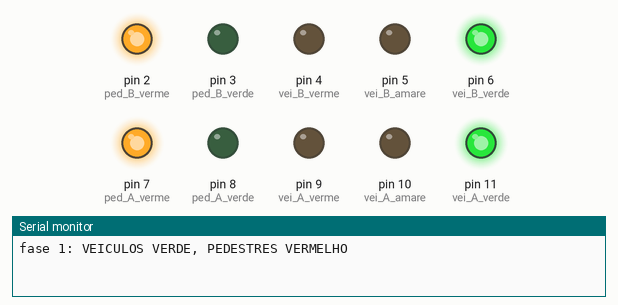
Simulated run of this sketch. Board: Arduino Uno, built with avr-gcc and run on an emulated ATmega328P. Parts: output pins drawn as LEDs (lit = HIGH), the last lines printed to the serial monitor.

Above: at 3.5 s.
At 14.3 s:
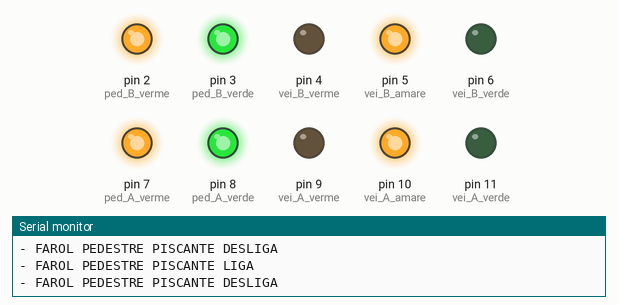
At 19.5 s:
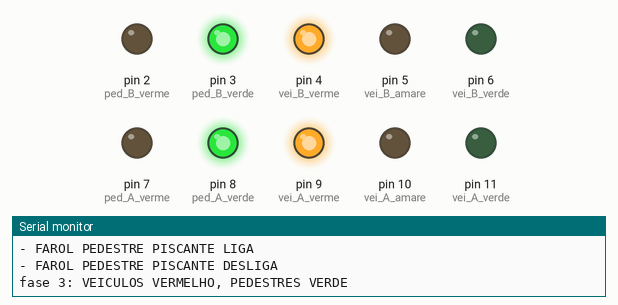
At 23.17 s:
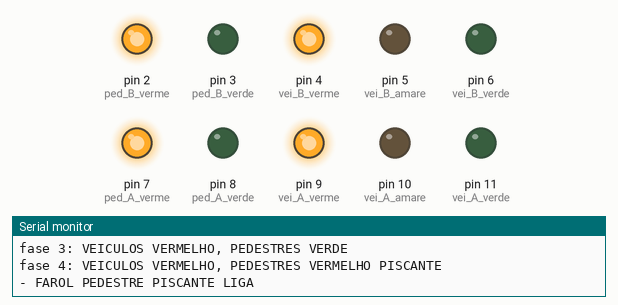
At 25.87 s:
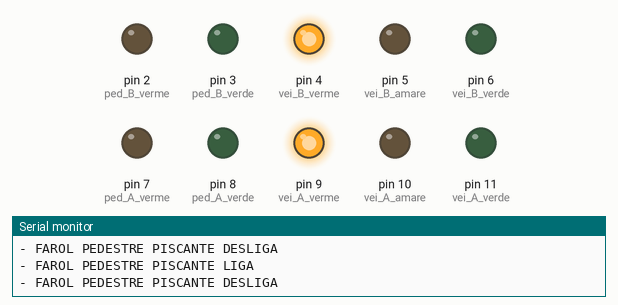
At 33.18 s:
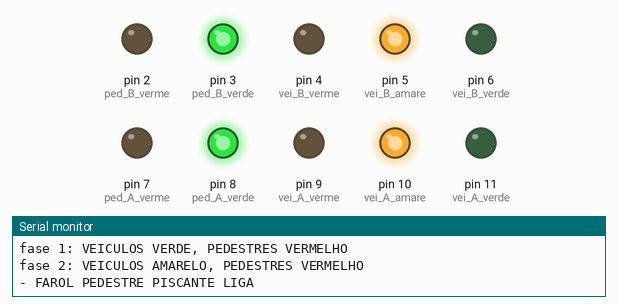
Timing chart, 0 to 33.8 s (numbered marks = the images above):
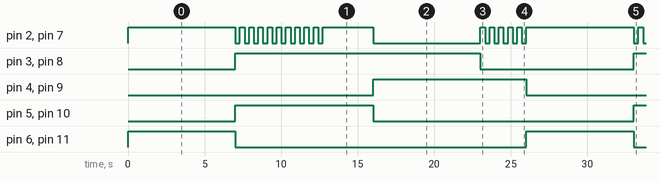

The sketch:

nac01.ino
```cpp
/*
 *  Alexandre RM86499
 *  Victoria Calixto RM82359
 *  Karoline Santato RM83830
 *  Ana Karolina RM83872
 *  Sara Rodrigues RM83967
 */

/*

Professor, durante a construção do sequenciamento do semaforo,
identificamos que o requisito de "Ao acender a luz amarela para
os carros, a do pedestre deve piscar vermelho", não parecia fluir,
pois quando o semaforo dos veiculos entra no amarelo anteriormente estava
no verde e o de pedestre no vermelho aguardando o Verde.
Quando o semaforo de veiculos entra no amarelo, o natural é que ele continue no
vermelho.
O Vermelho piscante para os pedestres entraria quando estivesse saindo do verde
avisando que logo fechará e o verde de veiculos acenderá.

Mantivemos o requisito, mas incluimos o loop também.

Obrigado Professor.
*/


//DECLARAÇÃO DE VARIAVEIS

int tf1 = 7000; //VEICULOS VERDE, PEDESTRES VERMELHO
int tf2 = 3000; //VEICULOS AMARELO, PEDESTRES VERMELHO
int tf3 = 4000; //VEICULOS VERMELHO, PEDESTRES VERDE
int tf4 = 3000; //VEICULOS VERMELHO, PEDESTRES VERMELHO PISCANTE (considerar o dl * 5)
int dl = 300; // Delay do VERMELHO PISCANTE PARA OS PEDESTRES

// Portas Semaforo de veículos A
int vei_A_verde = 11;
int vei_A_amare = 10;
int vei_A_verme = 9;

// Portas Semaforo de Pedestres A
int ped_A_verde = 8;
int ped_A_verme = 7;

// Portas Semaforo de veículos B
int vei_B_verde = 6;
int vei_B_amare = 5;
int vei_B_verme = 4;

// Portas Semaforo de Pedestres B
int ped_B_verde = 3;
int ped_B_verme = 2;


void setup()
{

  // Inicia a porta serial
  Serial.begin(9600);


  // Semaforo de veículos A
  pinMode(vei_A_verde, OUTPUT);
  pinMode(vei_A_amare, OUTPUT);
  pinMode(vei_A_verme, OUTPUT);

  // Semaforo de Pedestres A
  pinMode(ped_A_verde, OUTPUT);
  pinMode(ped_A_verme, OUTPUT);

  // Semaforo de veículos B
  pinMode(vei_B_verde, OUTPUT);
  pinMode(vei_B_amare, OUTPUT);
  pinMode(vei_B_verme, OUTPUT);

  // Semaforo de Pedestres B
  pinMode(ped_B_verde, OUTPUT);
  pinMode(ped_B_verme, OUTPUT);

  // Desliga os leds do semaforo de Veiculos A
  digitalWrite(vei_A_verde, LOW);
  digitalWrite(vei_A_amare, LOW);
  digitalWrite(vei_A_verme, LOW);

  // Desliga os leds do semaforo de Pedestres A
  digitalWrite(ped_A_verde, LOW);
  digitalWrite(ped_A_verme, LOW);

  // Desliga os leds do semaforo de Veiculos B
  digitalWrite(vei_B_verde, LOW);
  digitalWrite(vei_B_amare, LOW);
  digitalWrite(vei_B_verme, LOW);

  // Desliga os leds do semaforo de Pedestres B
  digitalWrite(ped_B_verde, LOW);
  digitalWrite(ped_B_verme, LOW);

}


void loop()
{

  //Fase 1:
  Serial.println("fase 1: VEICULOS VERDE, PEDESTRES VERMELHO");

  //Semaforos Veiculos
  digitalWrite(vei_A_verde, HIGH);
  digitalWrite(vei_A_amare, LOW);
  digitalWrite(vei_A_verme, LOW);

  digitalWrite(vei_B_verde, HIGH);
  digitalWrite(vei_B_amare, LOW);
  digitalWrite(vei_B_verme, LOW);

  // Semaforos de Pedestres
  digitalWrite(ped_A_verde, LOW);
  digitalWrite(ped_B_verde, LOW);
  digitalWrite(ped_A_verme, HIGH);
  digitalWrite(ped_B_verme, HIGH);

  delay(tf1);


  //Fase 2:
  Serial.println("fase 2: VEICULOS AMARELO, PEDESTRES VERMELHO");

  //Semaforos Veiculos
  digitalWrite(vei_A_verde, LOW);
  digitalWrite(vei_A_amare, HIGH);
  digitalWrite(vei_A_verme, LOW);

  digitalWrite(vei_B_verde, LOW);
  digitalWrite(vei_B_amare, HIGH);
  digitalWrite(vei_B_verme, LOW);

  // Semaforos de Pedestres
  digitalWrite(ped_A_verde, HIGH);
  digitalWrite(ped_B_verde, HIGH);

  for (int i=1; i<=10; i++ )
  {
    digitalWrite(ped_A_verme, LOW);
    digitalWrite(ped_B_verme, LOW);
    Serial.println("- FAROL PEDESTRE PISCANTE LIGA");
    delay(dl);
    digitalWrite(ped_A_verme, HIGH);
    digitalWrite(ped_B_verme, HIGH);
    Serial.println("- FAROL PEDESTRE PISCANTE DESLIGA");
    delay(dl);
  }

  delay(tf2);

  //Fase 3:
  Serial.println("fase 3: VEICULOS VERMELHO, PEDESTRES VERDE");

  //Semaforos Veiculos
  digitalWrite(vei_A_verde, LOW);
  digitalWrite(vei_A_amare, LOW);
  digitalWrite(vei_A_verme, HIGH);

  digitalWrite(vei_B_verde, LOW);
  digitalWrite(vei_B_amare, LOW);
  digitalWrite(vei_B_verme, HIGH);

  // Semaforos de Pedestres
  digitalWrite(ped_A_verde, HIGH);
  digitalWrite(ped_B_verde, HIGH);
  digitalWrite(ped_A_verme, LOW);
  digitalWrite(ped_B_verme, LOW);

  delay(tf3);


  //Fase 4:
  Serial.println("fase 4: VEICULOS VERMELHO, PEDESTRES VERMELHO PISCANTE");

  //Semaforos Veiculos
  digitalWrite(vei_A_verde, LOW);
  digitalWrite(vei_A_amare, LOW);
  digitalWrite(vei_A_verme, HIGH);

  digitalWrite(vei_B_verde, LOW);
  digitalWrite(vei_B_amare, LOW);
  digitalWrite(vei_B_verme, HIGH);

  delay(tf4);

  // Esgotando o tempo para o pedestre

  // Semaforos de Pedestres
  digitalWrite(ped_A_verde, LOW);
  digitalWrite(ped_B_verde, LOW);

  for (int i=1; i<=5; i++ )
  {
    digitalWrite(ped_A_verme, HIGH);
    digitalWrite(ped_B_verme, HIGH);
    Serial.println("- FAROL PEDESTRE PISCANTE LIGA");
    delay(dl);
    digitalWrite(ped_A_verme, LOW);
    digitalWrite(ped_B_verme, LOW);
    Serial.println("- FAROL PEDESTRE PISCANTE DESLIGA");
    delay(dl);
  }

}
```

Measured:
- by itself, pin 2 (ped_B_verme), pin 7 (ped_A_verme): moves between LOW and HIGH, repeating every 26.0 s
- by itself, pin 3 (ped_B_verde), pin 8 (ped_A_verde): alternates HIGH for 16.0 s and LOW for 10.0 s
- by itself, pin 4 (vei_B_verme), pin 9 (vei_A_verme): alternates HIGH for 10.0 s and LOW for 16.0 s
- by itself, pin 5 (vei_B_amare), pin 10 (vei_A_amare): alternates HIGH for 9.0 s and LOW for 17.0 s
- by itself, pin 6 (vei_B_verde), pin 11 (vei_A_verde): alternates HIGH for 7.0 s and LOW for 19.0 s
